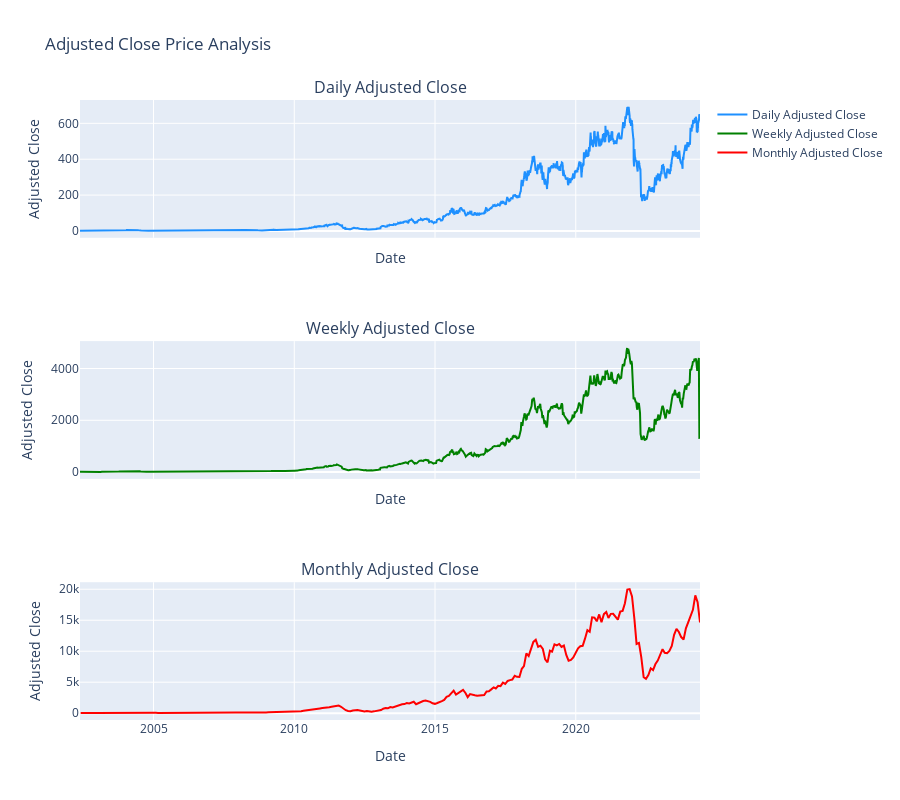

Source (notebook cell):
### Code cell
fig = make_subplots(rows=3, cols=1, shared_xaxes=True, subplot_titles=[
    'Daily Adjusted Close',
    'Weekly Adjusted Close',
    'Monthly Adjusted Close'
])

fig.add_trace(go.Scatter(x=df['Date'], y=df['Adj Close'], mode='lines', name='Daily Adjusted Close', line=dict(color='dodgerblue')), row=1, col=1)

resampled_df_weekly = df.resample('7D', on='Date').sum().reset_index()
fig.add_trace(go.Scatter(x=resampled_df_weekly['Date'], y=resampled_df_weekly['Adj Close'], mode='lines', name='Weekly Adjusted Close', line=dict(color='Green')), row=2, col=1)

resampled_df_monthly = df.resample('M', on='Date').sum().reset_index()
fig.add_trace(go.Scatter(x=resampled_df_monthly['Date'], y=resampled_df_monthly['Adj Close'], mode='lines', name='Monthly Adjusted Close', line=dict(color='Red')), row=3, col=1)

fig.update_layout(height=800, width=900, title_text="Adjusted Close Price Analysis")
fig.update_xaxes(title_text='Date')
fig.update_yaxes(title_text='Adjusted Close')

fig.show()

### Figure 1 — Plotly figure (JSON) as saved in the notebook; plotly's stock layout.template omitted (floating-point values rounded to 4 significant figures; data arrays with more than 128 entries replaced by an {"elided": "..."} marker saying what was removed)
{"data": [{"line": {"color": "dodgerblue"}, "mode": "lines", "name": "Daily Adjusted Close", "type": "scatter", "x": {"elided": "8038 str values"}, "xaxis": "x", "y": {"elided": "8038 float values"}, "yaxis": "y"}, {"line": {"color": "Green"}, "mode": "lines", "name": "Weekly Adjusted Close", "type": "scatter", "x": {"elided": "1149 str values"}, "xaxis": "x2", "y": {"elided": "1149 float values"}, "yaxis": "y2"}, {"line": {"color": "Red"}, "mode": "lines", "name": "Monthly Adjusted Close", "type": "scatter", "x": {"elided": "265 str values"}, "xaxis": "x3", "y": {"elided": "265 float values"}, "yaxis": "y3"}], "layout": {"annotations": [{"font": {"size": 16}, "showarrow": false, "text": "Daily Adjusted Close", "x": 0.5, "xanchor": "center", "xref": "paper", "y": 1, "yanchor": "bottom", "yref": "paper"}, {"font": {"size": 16}, "showarrow": false, "text": "Weekly Adjusted Close", "x": 0.5, "xanchor": "center", "xref": "paper", "y": 0.6111, "yanchor": "bottom", "yref": "paper"}, {"font": {"size": 16}, "showarrow": false, "text": "Monthly Adjusted Close", "x": 0.5, "xanchor": "center", "xref": "paper", "y": 0.2222, "yanchor": "bottom", "yref": "paper"}], "height": 800, "title": {"text": "Adjusted Close Price Analysis"}, "width": 900, "xaxis": {"anchor": "y", "domain": [0, 1], "matches": "x3", "showticklabels": false, "title": {"text": "Date"}}, "xaxis2": {"anchor": "y2", "domain": [0, 1], "matches": "x3", "showticklabels": false, "title": {"text": "Date"}}, "xaxis3": {"anchor": "y3", "domain": [0, 1], "title": {"text": "Date"}}, "yaxis": {"anchor": "x", "domain": [0.7778, 1], "title": {"text": "Adjusted Close"}}, "yaxis2": {"anchor": "x2", "domain": [0.3889, 0.6111], "title": {"text": "Adjusted Close"}}, "yaxis3": {"anchor": "x3", "domain": [0, 0.2222], "title": {"text": "Adjusted Close"}}}}
